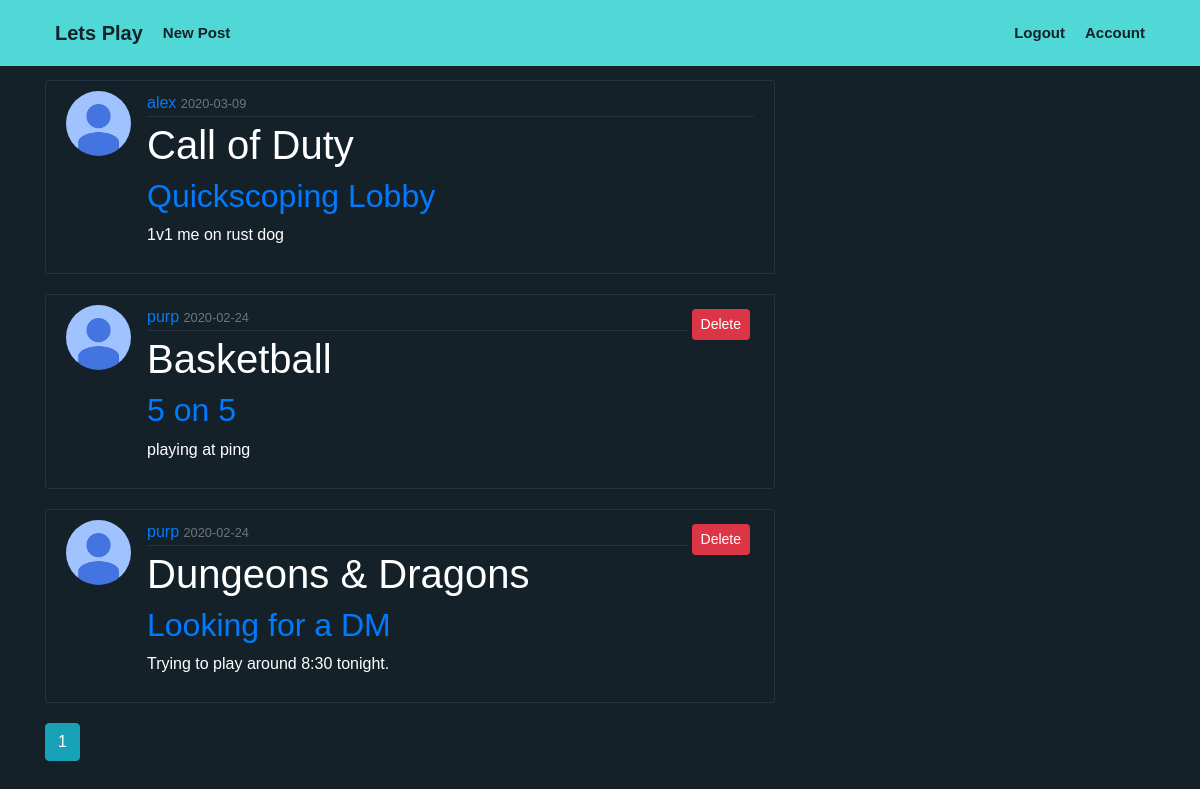
Screenshot of /home (signed in) with the database file from the repository.
### src/models.py (models this page shows, shortened)
class Post(db.Model):
    id = db.Column(db.Integer, primary_key=True)
    title = db.Column(db.String(25), nullable=False)  #optional title to post
    game = db.Column(db.String(100),nullable=True ) #Change to entered from menu on form
    date_posted = db.Column(db.DateTime, nullable=False, default=datetime.utcnow)
    content = db.Column(db.Text, nullable=False)
    user_id = db.Column(db.Integer, db.ForeignKey('user.id'), nullable=False)

class User(db.Model, UserMixin):
    id = db.Column(db.Integer, primary_key=True)                                #Each user is given a unique id number
    firstname = db.Column(db.String(20),  nullable=True)
    last_name = db.Column(db.String(20),  nullable=True)                             #User's full name
    username = db.Column(db.String(20), unique=True, nullable=False)            #Each user will be able to create a unique username of length 20
    email = db.Column(db.String(50), unique=True, nullable=False)              #Every user will need to register with an email address (maybe?)
    image_file = db.Column(db.String(20), nullable=False, default='default.jpg')#Each user has a profile pic. uploaded or default
    password = db.Column(db.String(64), nullable=False)                         #Users will have a password of up to size 64 chars
    posts = db.relationship('Post', backref='author', lazy=True)              #Posts from users will be associated with them? (maybe?)
    zipcode = db.Column(db.String(5), nullable=False)
    bio = db.Column(db.String(144), nullable=True)

### src/main/routes.py (the view)
@main.route('/home')
@login_required
def home():
    if not (current_user.is_authenticated):
        return redirect(url_for('user.login'))
    page = request.args.get('page',1, type=int)
    posts = Post.query.order_by(Post.date_posted.desc()).paginate(page=page,per_page=5)##posts per page:
    return render_template('home.html',posts=posts)

### src/models.py (called while the page is built)
@login_manager.user_loader
def load_user(user_id):
    return User.query.get(int(user_id))

### src/templates/home.html (shortened to what this page needs)
{% extends "layout.html" %}
{% block content %}
    {% for post in posts.items %}
        <article class="media content-section">
            <img class="rounded-circle article-img" src="{{ url_for('static', filename='profile_pics/' + post.author.image_file) }}">
            <div class="media-body">
              <div class="article-metadata">
                <a class="post-username" href="{{url_for('users.user_page', username=post.author.username) }}">{{ post.author.username }}</a>
                <small class="text-muted">{{ post.date_posted.strftime('%Y-%m-%d') }}</small>
              </div>
              <h1> {{ post.game }}</h1>
              <h2><a class="article-title" href="{{url_for('posts.post', post_id=post.id )}}">{{ post.title }}</a></h2>
              <p class="article-content">{{ post.content }}</p>
            </div>
            {% if post.author == current_user %}
            <div>
                <button type="button" class="btn btn-danger btn-sm m-1" data-toggle="modal" data-target="#deleteModal">Delete</button>
            </div>
        {% endif %}
        </article>
    {% endfor %}
    {% for page_num in posts.iter_pages(left_edge=1, right_edge=1, left_current=1, right_current=2) %}
      {% if page_num %}
      {% if posts.page==page_num %}
        <a class="btn btn-info mb-4" href="{{ url_for('main.home', page=page_num) }}">{{ page_num }}</a>
      {% else %}
        <a class="btn btn-outline-info mb-4" href="{{ url_for('main.home', page=page_num) }}">{{ page_num }}</a>
      {% endif %}
    {% else %}
        ...
      {% endif %}
    {% endfor %}
{%endblock%}

### src/templates/layout.html (shortened to what this page needs)
<!DOCTYPE html>
<html lang="en" dir="ltr">
  <head>
    <link rel="stylesheet" href="https://stackpath.bootstrapcdn.com/bootstrap/4.3.1/css/bootstrap.min.css">
    <link rel="stylesheet" type="text/css" href="{{url_for('static', filename='main.css') }}">
    <link rel="stylesheet" href="https://use.fontawesome.com/releases/v5.7.2/css/all.css">
    <link rel="stylesheet" href="https://stackpath.bootstrapcdn.com/font-awesome/4.7.0/css/font-awesome.min.css">
  </head>
  <body>
<header class="site-header">
        <nav class="navbar navbar-expand-md navbar-dark bg-steel fixed-top">
            <div class="container">
            <a class="nav-bar-title" href="{{ url_for('main.home')}}">Lets Play</a>
            <div class="collapse navbar-collapse" id="navbarToggle">
                <div class="navbar-nav mr-auto">
                {% if current_user.is_authenticated %}
                  <a class="nav-bar-item" href="{{ url_for('posts.new_post') }}">New Post </a>
                {% endif %}
                </div>
                <div class="navbar-nav">
                {% if current_user.is_authenticated %}
                <a class="nav-bar-item" href="{{ url_for('users.logout') }}">Logout</a>
                <a class="nav-bar-item" href="{{ url_for('users.account') }}">Account</a>
                {% else %}
                    <a class="nav-bar-item" href="{{ url_for('users.login') }}">Login</a>
                    <a class="nav-bar-item" href="{{ url_for('users.register') }}">Register</a>
                {% endif %}
                </div>
            </div>
            </div>
        </nav>
        </header>
            <main role="main" class="container">
              <div class="row">
                  <div class="col-md-8">
                  {% block content %}{% endblock %}
                  </div>
              </div>
              </main>
  </body>
</html>

### src/static/main.css (style rules this page uses)
body { background-color: rgb(21,33,40); background-size: 400% 400%; margin-top: 5rem; font-family: Helvetica; }
h1, h2, h3, h4, h5, h6, p { color: #ffffff; }
.bg-steel { background-color: rgb(80,216,215); }
.nav-bar-title, .nav-bar-title:hover { color: #152128; padding-bottom: 10px; padding-left: 10px; padding-right: 10px; padding-top: 10px; font-size: 20px; font-stretch: 100%; font-weight: 700; align-items: center; cursor: pointer; text-decoration: none; }
.nav-bar-item, .nav-bar-item:hover { color: #152128; padding-bottom: 10px; padding-left: 10px; padding-right: 10px; padding-top: 10px; font-size: 15px; font-stretch: 100%; font-weight: 700; align-items: center; cursor: pointer; text-decoration:none }
.content-section { background: #152128;; padding: 10px 20px; border: 1px solid rgb(37, 51, 65); border-radius: 3px; margin-bottom: 20px; color: #ffffff; }
.article-content { white-space: pre-line; }
.article-img { height: 65px; width: 65px; margin-right: 16px; }
.article-metadata { padding-bottom: 1px; margin-bottom: 4px; border-bottom: 1px solid rgb(37, 51, 65); }

### rows the page displays
Post: image_file (placeholder picture), author.username "alex", date_posted "2020-03-09", game "Call of Duty", title "Quickscoping Lobby", content "1v1 me on rust dog"
Post: image_file (placeholder picture), author.username "purp", date_posted "2020-02-24", game "Basketball", title "5 on 5", content "playing at ping", shows "Delete"
Post: image_file (placeholder picture), author.username "purp", date_posted "2020-02-24", game "Dungeons & Dragons", title "Looking for a DM", content "Trying to play around 8:30 tonight.", shows "Delete"

### other values shown
{{ page_num }} "1"
